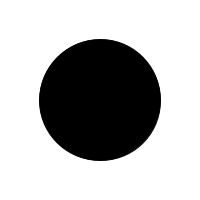
Frame 1 (no input)
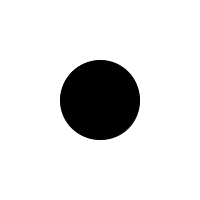
Frame 60 (the mouse pressed at the canvas centre just before this capture)
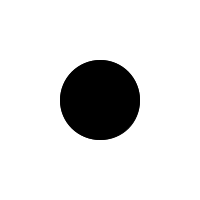
Frame 120 (the mouse held since frame 60 and released just before this capture)

The Processing sketch that drew these frames (run headless with seeded random() and noise(); from frame 60 on, the mouse is pressed at the canvas centre):

// Processing sketch: example_13_4
// ── example_13_4.pde
// Learning Processing
// Daniel Shiffman
// http://www.learningprocessing.com

// Example 13-4: Perlin noise

float time = 0.0;
float increment = 0.01;

void setup() {
  size(200,200);
  smooth(); 
}

void draw() {
  background(255);
  
   // Get a noise value at "time" and scale it according to the window's width.
  float n = noise(time)*width;
  
  // With each cycle, increment the " time "
  time += increment;
  
  // Draw the ellipse with size determined by Perlin noise
  fill(0);
  ellipse(width/2,height/2,n,n);
}
